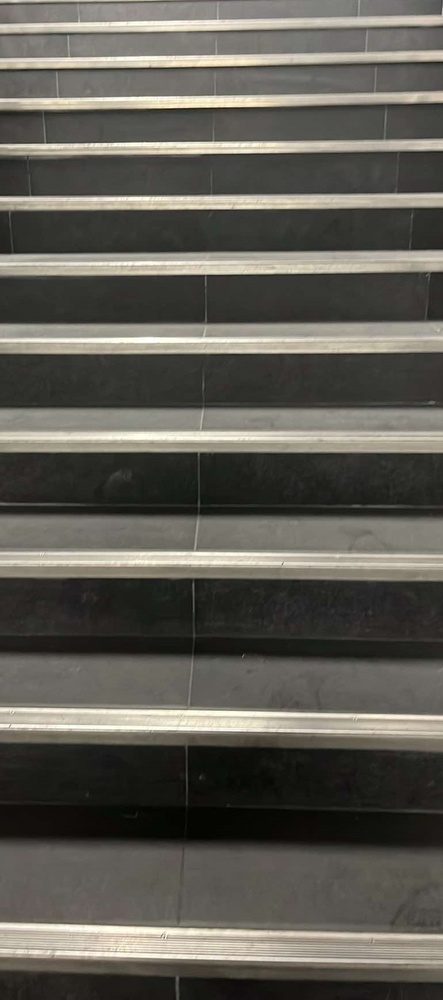
#> input picture data/raw/Groupe1_Image1.jpg, 443 x 1000 px, shrunk from 771 x 1739 before the run
$ python -i median.py   (imports and definitions only)
#> lines starting #> are read from the running program, lines starting #| are printed output that depends on the picture; after the words box and inside, x2 and y2 are one past the last pixel; in counts of white or black regions, pixels touching at a corner belong together
#> further down, picture is the input picture: shape (1000, 443, 3); mean B, G, R 84.5, 92.3, 94.8
# src/preprocessing/median.py
import cv2
import numpy as np

def preprocess_median(image):
    """Methode de pre-traitement utilisant median"""
    gray = cv2.cvtColor(image, cv2.COLOR_BGR2GRAY)
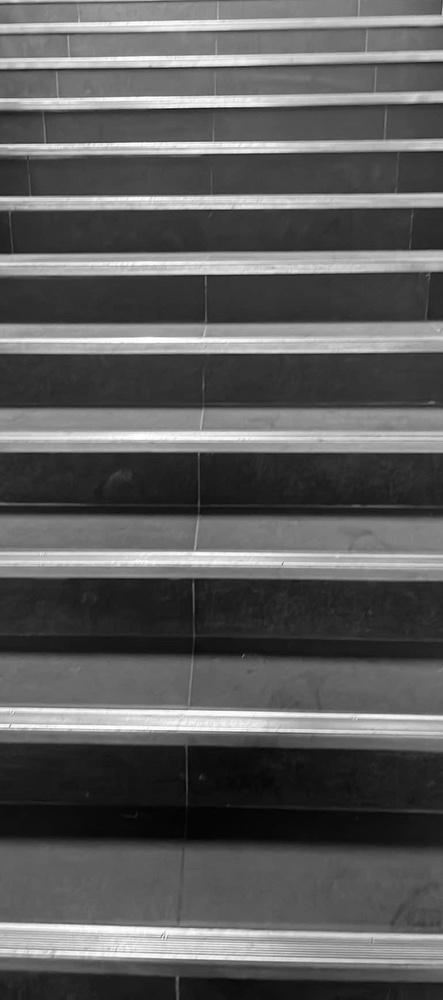
#> gray: shape (1000, 443); min 1, max 255, mean 92.1
    blurred = cv2.medianBlur(gray, 11)  # Use median blur instead of Gaussian
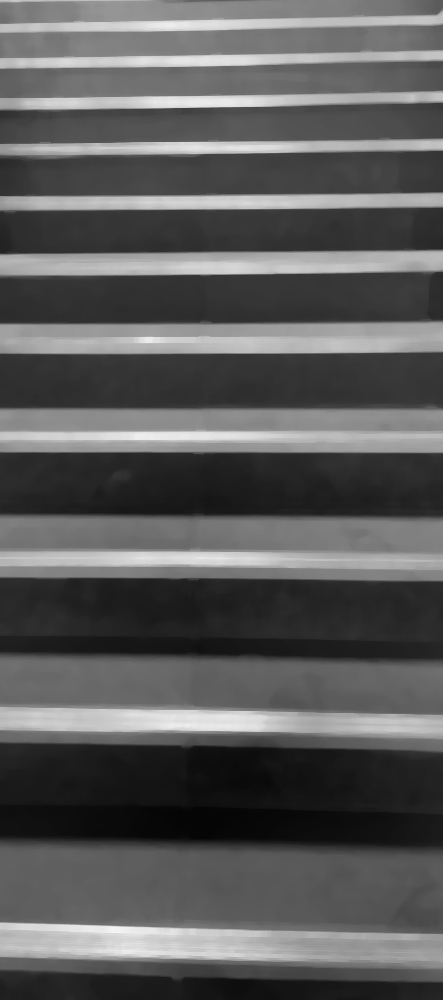
#> blurred: shape (1000, 443); min 5, max 244, mean 91.1
    edges = cv2.Canny(blurred, 75, 200)  # Different thresholds
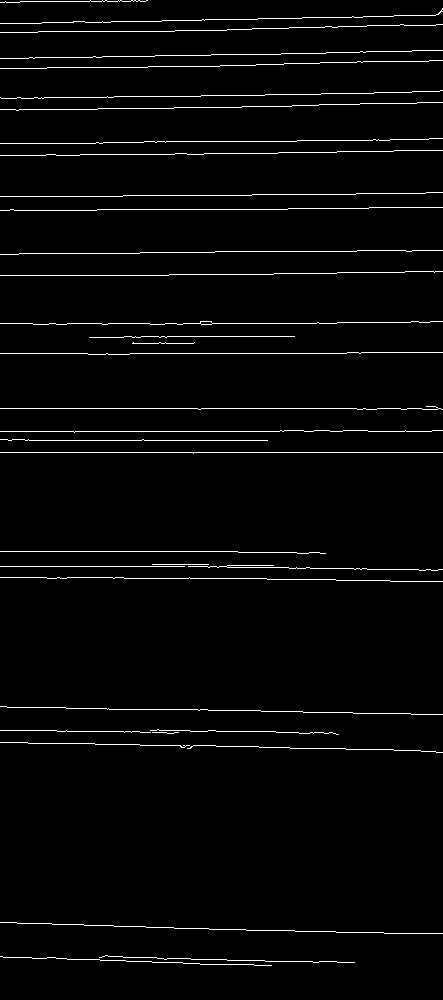
#> edges: shape (1000, 443); 2.7% white in thin lines or dots
    return edges

>>> import cv2
>>> picture = cv2.imread('../../data/raw/Groupe1_Image1.jpg')
>>> result = preprocess_median(picture)

$ run again, on data/raw/Groupe1_Image10.jpg
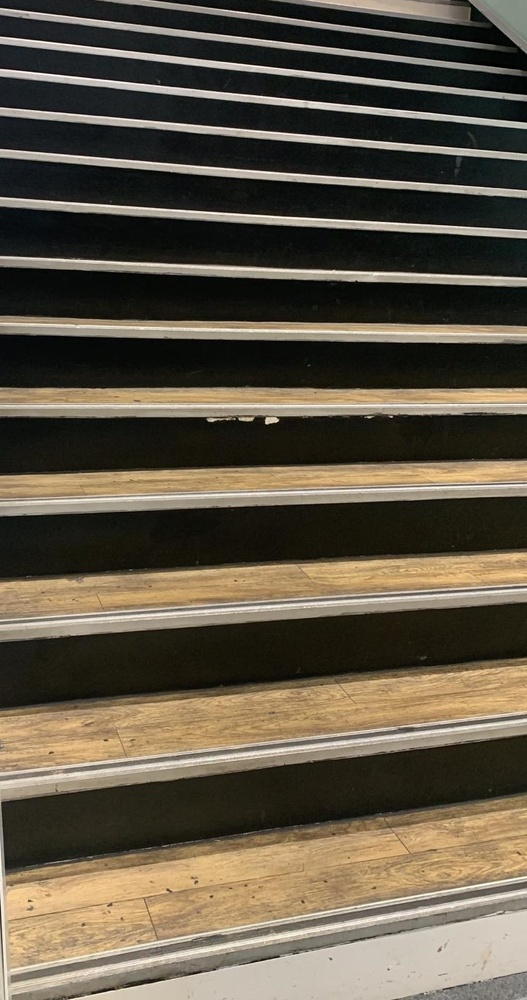
#> input picture data/raw/Groupe1_Image10.jpg, 527 x 1000 px, shrunk from 732 x 1388 before the run
#> picture is the input picture: shape (1000, 527, 3); mean B, G, R 70.2, 86.2, 95.3
#> in preprocess_median, `blurred = cv2.medianBlur(gray, 11)`:
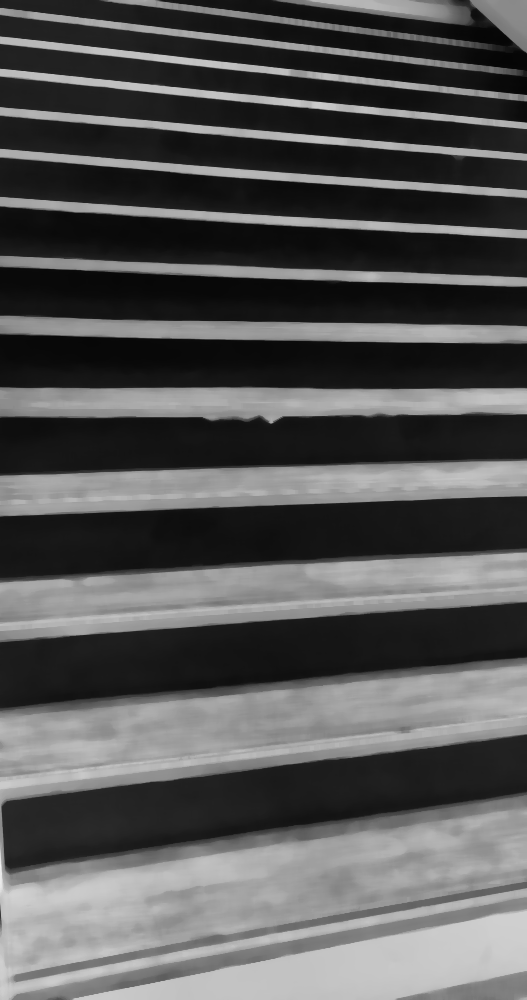
#> blurred: shape (1000, 527); min 5, max 242, mean 85.8
#> in preprocess_median, `edges = cv2.Canny(blurred, 75, 200)`:
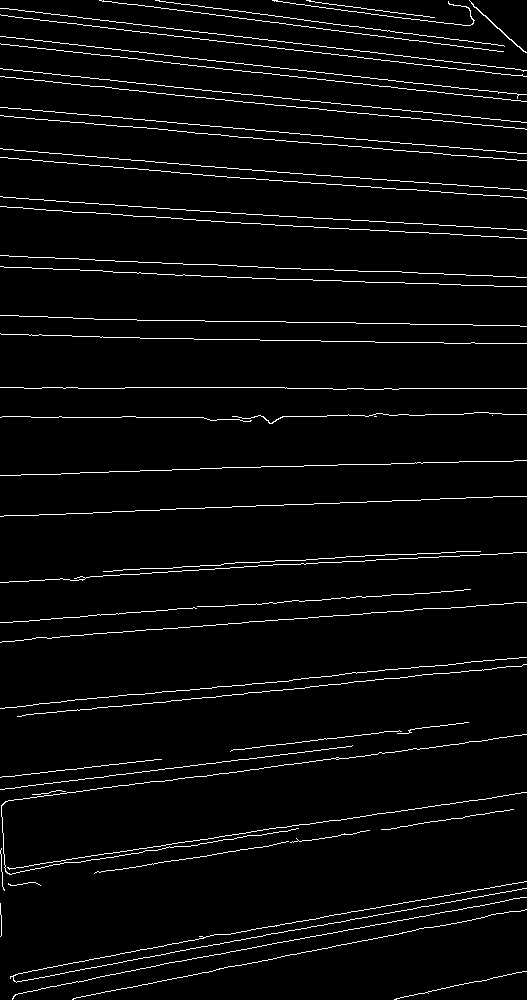
#> edges: shape (1000, 527); 3.7% white in thin lines or dots

$ run again, on data/raw/Groupe1_Image2.jpg
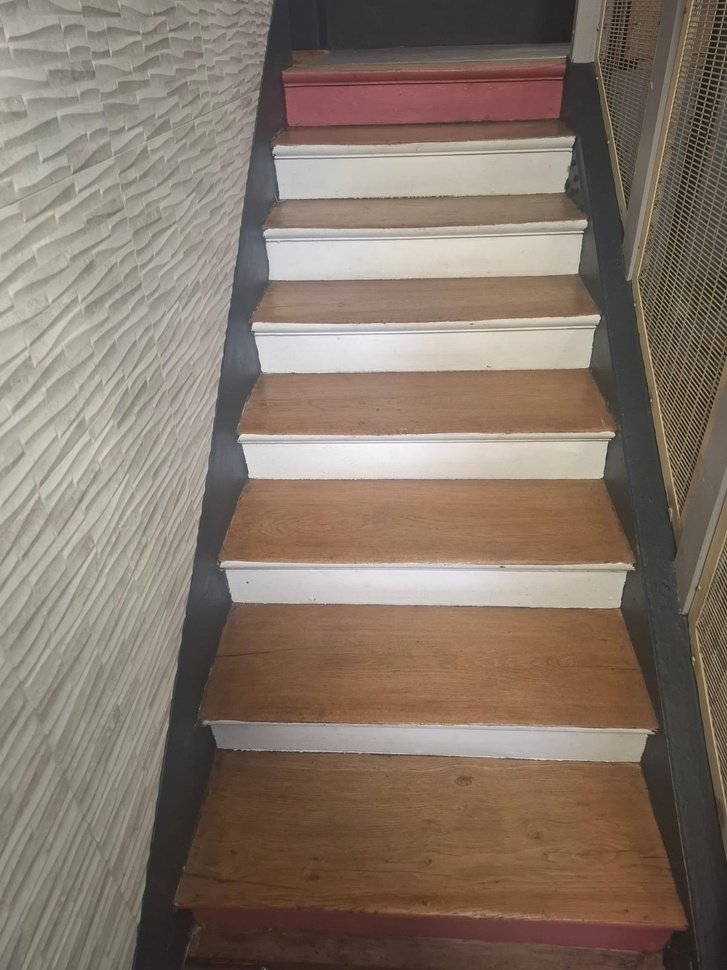
#> input picture data/raw/Groupe1_Image2.jpg, 727 x 970 px, shrunk from 1200 x 1600 before the run
#> picture is the input picture: shape (970, 727, 3); mean B, G, R 105.4, 118.3, 133.1
#> in preprocess_median, `gray = cv2.cvtColor(image, cv2.COLOR_BGR2GRAY)`:
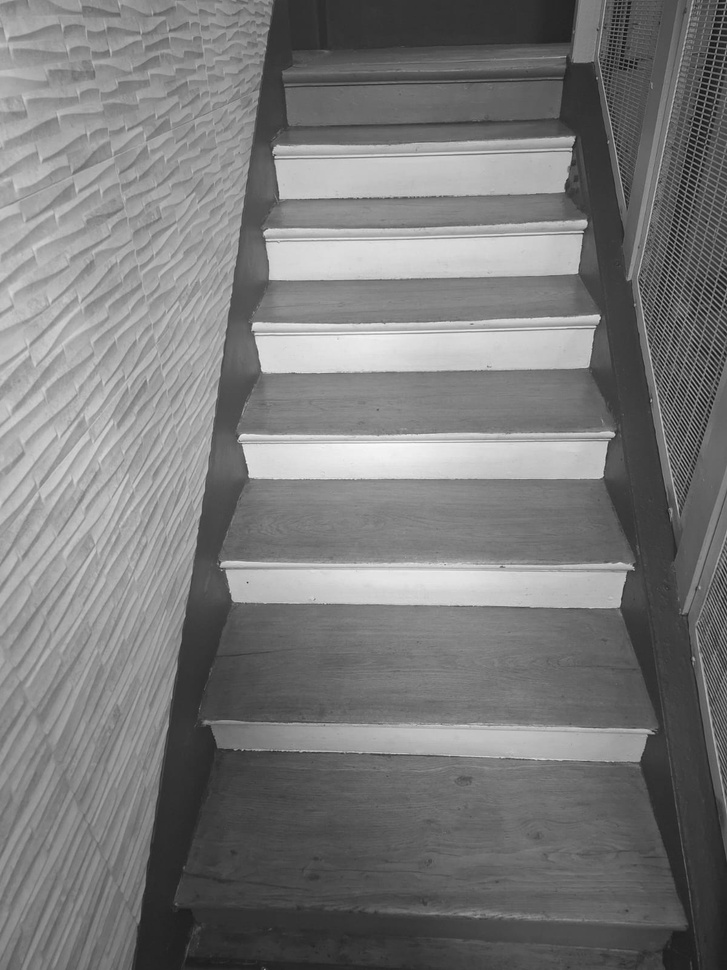
#> gray: shape (970, 727); min 8, max 253, mean 121.3
#> in preprocess_median, `edges = cv2.Canny(blurred, 75, 200)`:
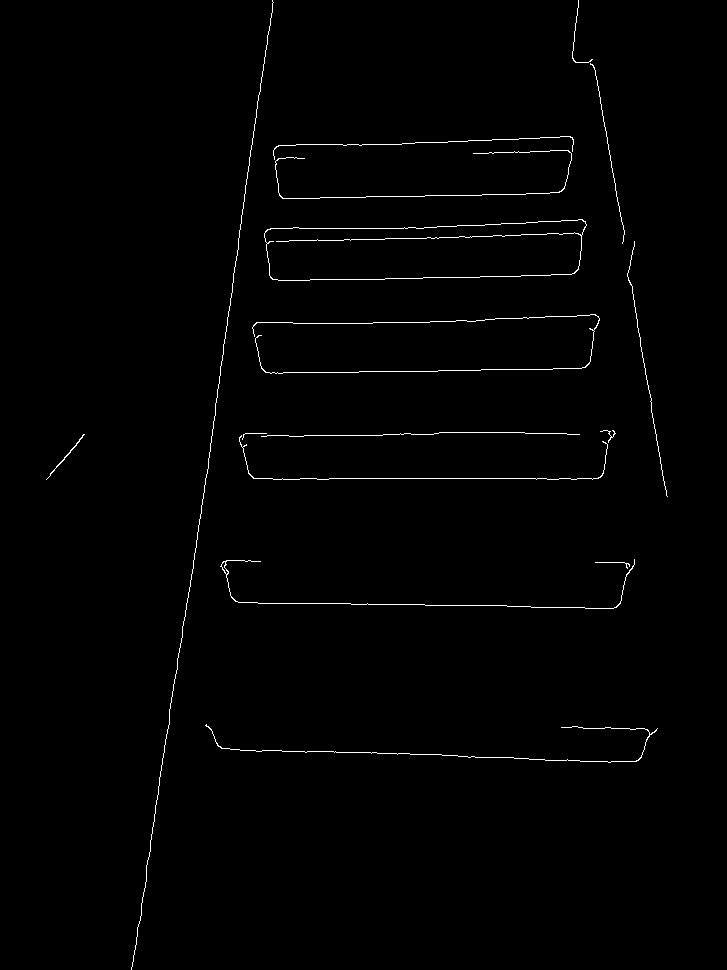
#> edges: shape (970, 727); 0.89% white in thin lines or dots, all inside (x1, y1, x2, y2) = (46, 0, 668, 970)

$ run again, on data/raw/Groupe1_Image3.jpg
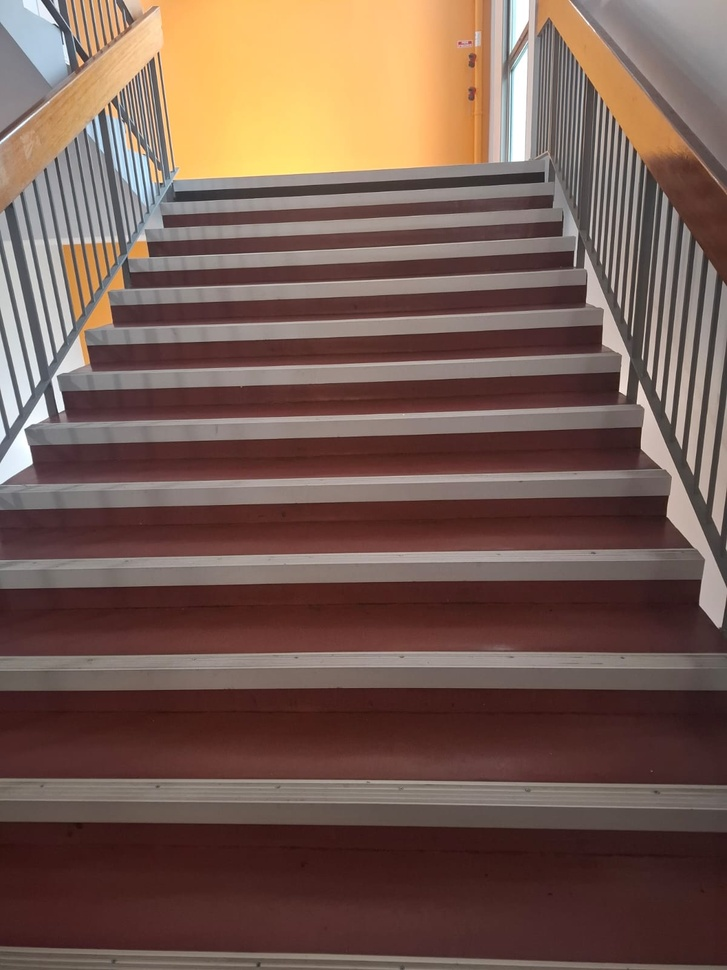
#> input picture data/raw/Groupe1_Image3.jpg, 727 x 970 px, shrunk from 1200 x 1600 before the run
#> picture is the input picture: shape (970, 727, 3); mean B, G, R 81.8, 92, 118.2
#> in preprocess_median, `blurred = cv2.medianBlur(gray, 11)`:
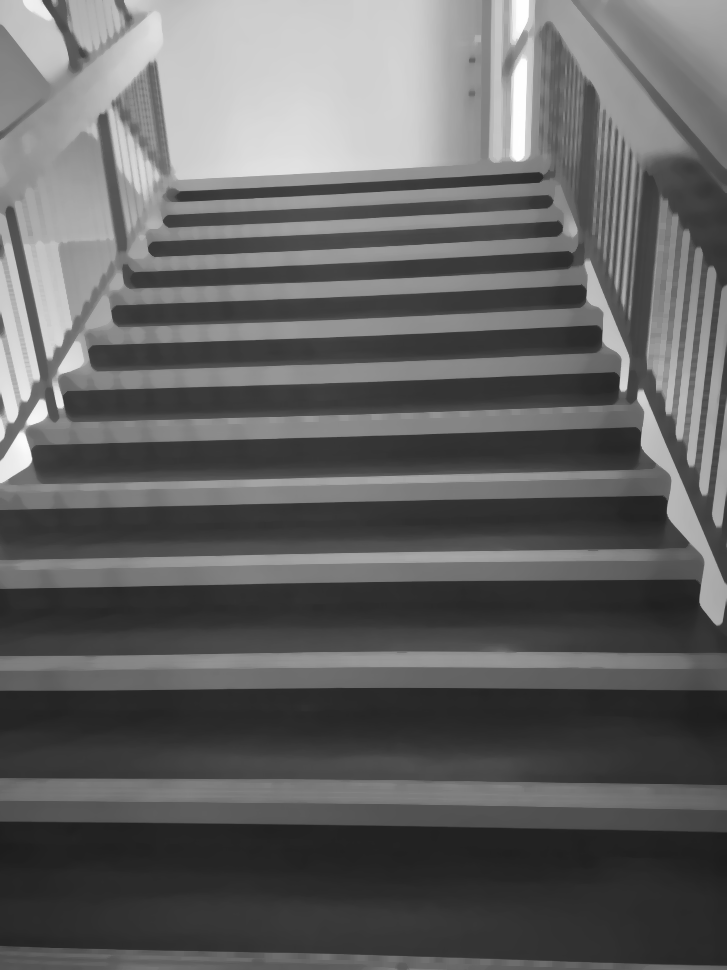
#> blurred: shape (970, 727); min 28, max 255, mean 98.8
#> in preprocess_median, `edges = cv2.Canny(blurred, 75, 200)`:
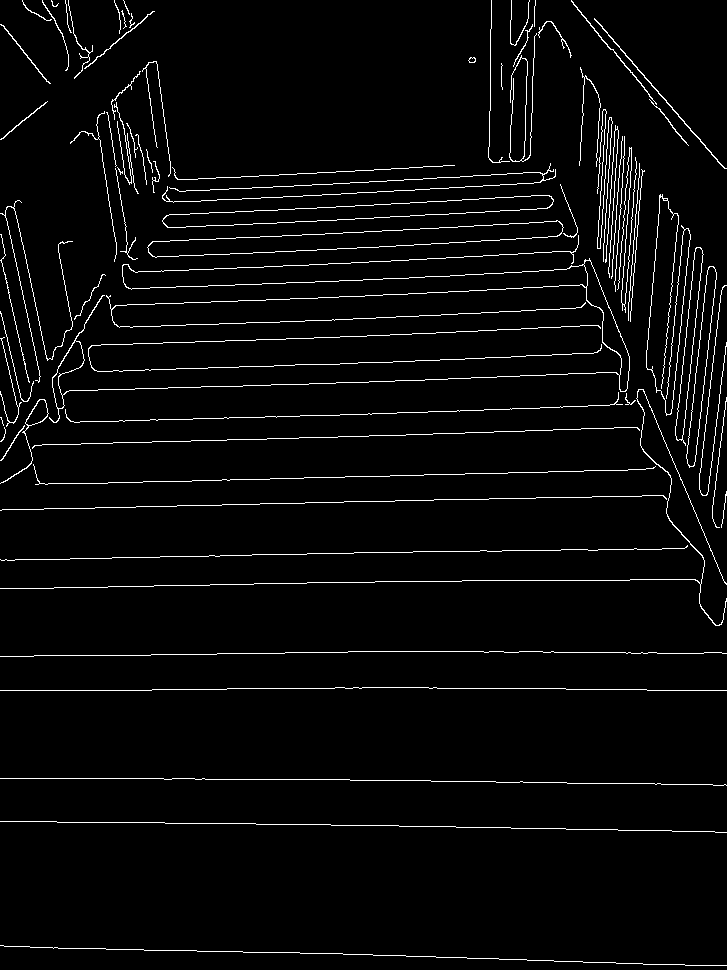
#> edges: shape (970, 727); 3.4% white in thin lines or dots
